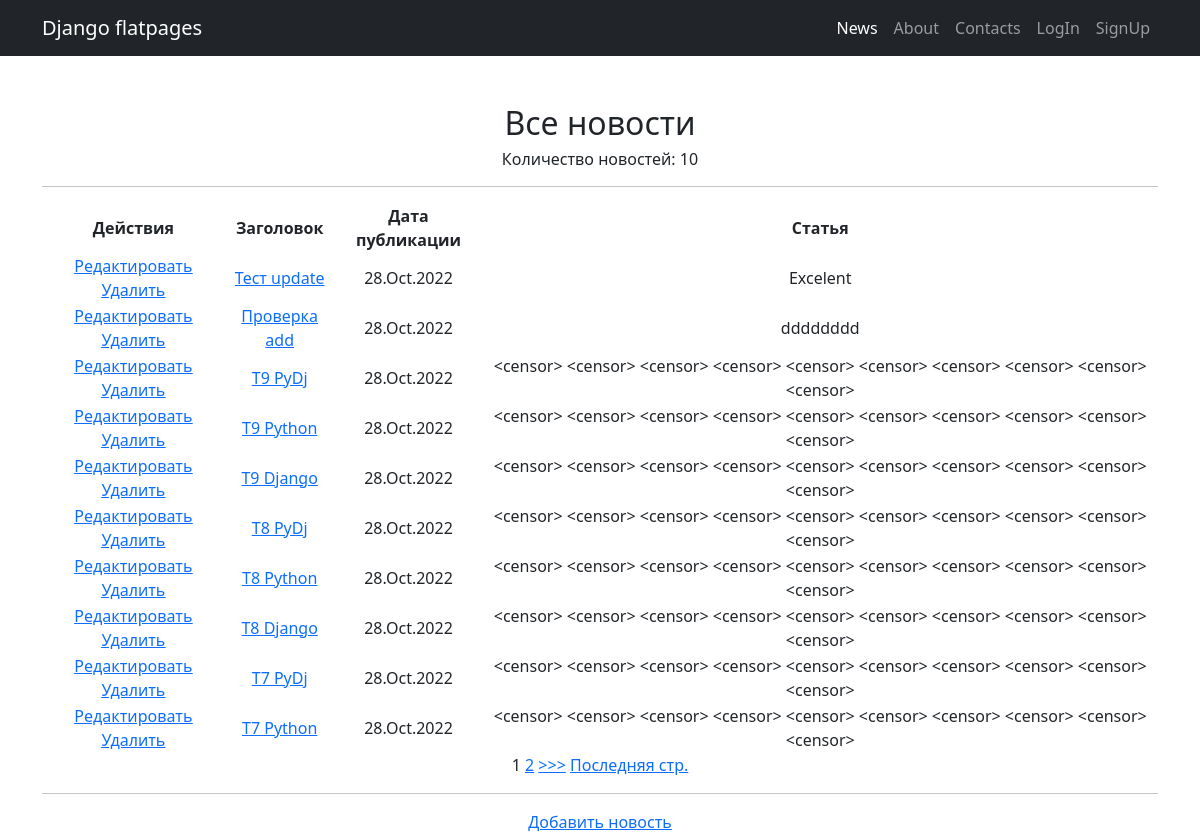
The page /news/ on the database as committed earlier.
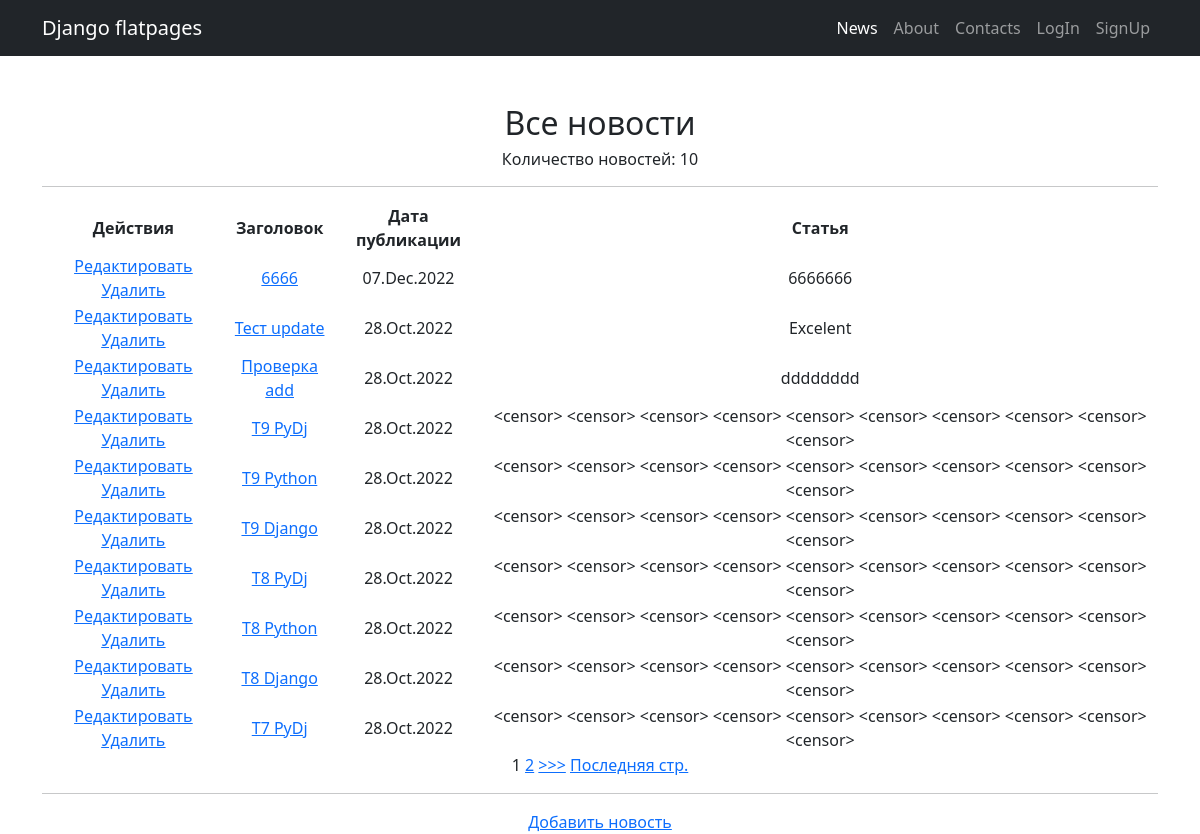
The same page on the database as committed later.
### news/models.py (models this page shows, shortened)
class Post(models.Model):
    user = models.ForeignKey(Author, on_delete=models.CASCADE)
    news = 'nw'
    article = 'ar'
    POSITIONS = [
        (news, 'Новость'),
        (article, 'Статья'),
    ]
    view = models.CharField(max_length=2, choices=POSITIONS, default=article)
    title = models.CharField(max_length=255)
    rating = models.IntegerField(default=0)
    post = models.TextField()
    create_date = models.DateTimeField(auto_now_add=True)
    category = models.ManyToManyField(Category, through='PostCategory')

### news/views.py (the view)
# urls.py: path('', PostList.as_view()),
class PostList(ListView):
    model = Post
    template_name = 'news.html'
    context_object_name = 'posts'
    queryset = Post.objects.order_by('-create_date')
    paginate_by = 10

### news/templatetags/custom_filters.py (called while the page is built)
@register.filter(name='censor')
def censor(value):
    words = value.split()
    count = 0
    while count < len(words):
        if "test" in words[count].lower():
            words[count] = "<censor>"
        count += 1
    return " ".join(words)

### templates/news.html (shortened to what this page needs)
{% extends 'default.html' %}
{% load custom_filters %}
{% block content %}
<h2>Все новости</h2>
<h6>Количество новостей: {{ posts | length }}</h6>
<hr>
    {% if posts %}
        <table>
            <thead>
                <th>Действия</th>
                <th>
                    Заголовок
                </th>
                <th>
                    Дата публикации
                </th>
                <th>
                    Статья
                </th>
            </thead>
        {% for post in posts %}
            <tr>
                <td>
                    <a href="{% url 'post_update' post.id %}"><u> Редактировать </u></a>
                    <a href="{% url 'post_delete' post.id %}"><u> Удалить </u></a>
                </td>
                <td>
                    <a href="{% url 'post_detail' post.id %}">{{ post.title|censor }}</a>
                </td>
                <td>
                    {{ post.create_date|date:'d.M.Y' }}
                </td>
                <td>
                    {{ post.post|truncatechars:50|censor }}
                </td>
            </tr>
        {% endfor %}
        </table>
    {% else %}
        <h2>Новостей нет!</h2>
    {% endif %}
    {% if is_paginated %}
        {% for num in page_obj.paginator.page_range %}
            {% if page_obj.number == num %}
                <a>{{ num }}</a>
            {% elif num > page_obj.number|add:'-2' and num < page_obj.number|add:'2' %}
                <a href="?page={{ num }}">{{ num }}</a>
            {% endif %}
        {% endfor %}
        {% if page_obj.has_next %}
            <a href="?page={{ page_obj.next_page_number }}">>>></a>
            <a href="?page={{ page_obj.paginator.num_pages }}">Последняя стр.</a>
        {% endif %}
    {% endif %}
<hr>
<a href="{% url 'post_add' %}">Добавить новость</a> <br>
{% endblock content %}

Rows that differ between the two databases and show on the page:
no longer on this page (row unchanged): Post: title|censor "T7 Python", create_date "28.Oct.2022", post|censor "<censor> <censor> <censor> <censor> <censor> <censor> <censor> <censor> <censor> <censor>"
added Post: title|censor "6666", create_date "07.Dec.2022", post|censor "6666666"
